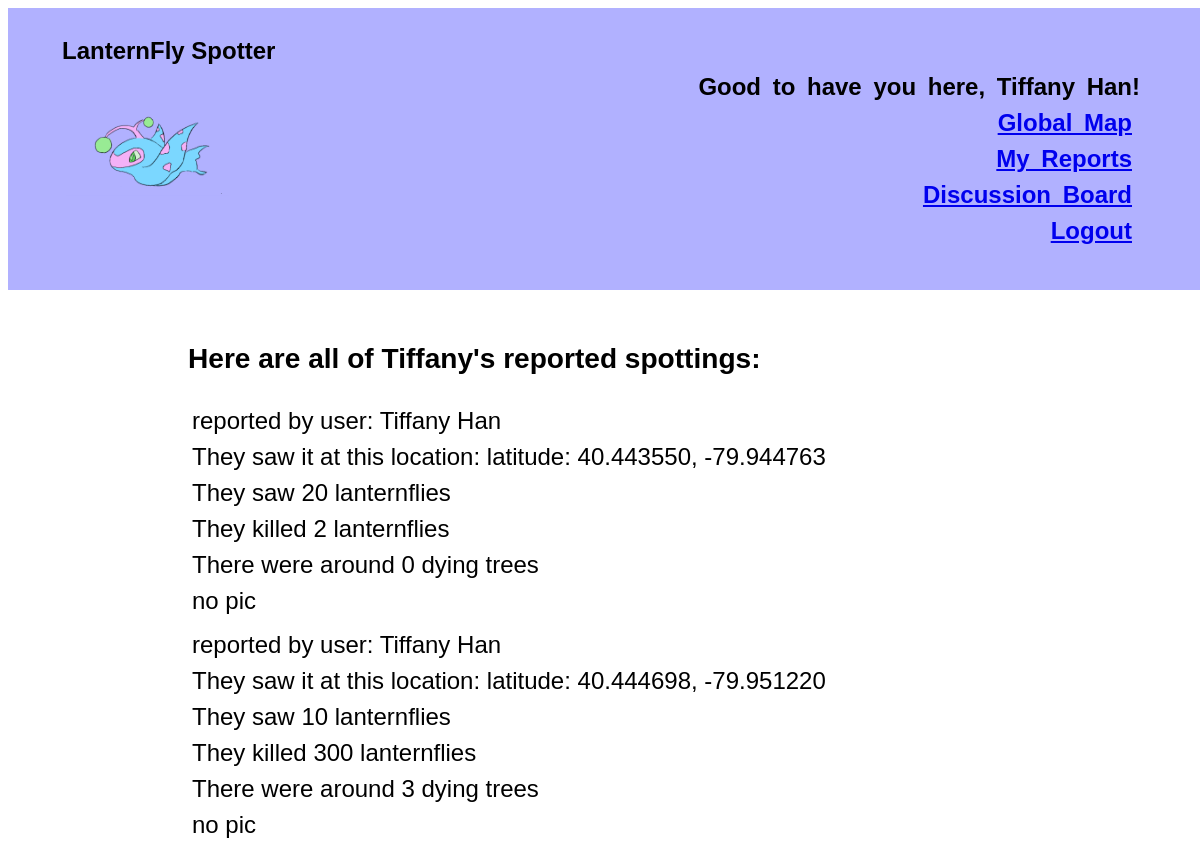
Screenshot of /myreport (signed in) with the database file from the repository.
### lanturnfly/models.py (models this page shows)
class Spotting(models.Model):
    latitude = models.DecimalField(max_digits=9, decimal_places=6)
    longitude = models.DecimalField(max_digits=9, decimal_places=6)
    user = models.ForeignKey(User, on_delete=models.CASCADE)
    kill_num = models.IntegerField(default = 0)
    see_num = models.IntegerField(default = 0)
    tree_num = models.IntegerField(default = 0)
    picture = models.FileField(blank=True)
    content_type = models.CharField(max_length=50)

### lanturnfly/views.py (the view)
# urls.py: path('myreport', views.my_report, name="myreport"),
def my_report(request):
    context = {}
    users_report = []
    for r in Spotting.objects.all():
        if (r.user.id == request.user.id) :
            users_report.append(r)
    context['reports'] = users_report
    context['first_name'] = request.user.first_name
    return render(request, 'lanturnfly/myreport.html', context )

### lanturnfly/templates/lanturnfly/myreport.html
{% extends "lanturnfly/user-info.html" %}
{% load static %}
{% block content %}
<h3>Here are all of {{first_name}}'s reported spottings: </h3>
{%for s in reports %}
<div> reported by user: {{ s.user.first_name }} {{ s.user.last_name }} </div>
<div> They saw it at this location: latitude: {{s.latitude}}, {{s.longitude}}</div>
<div> They saw {{ s.see_num }} lanternflies </div>
<div> They killed {{ s.kill_num }} lanternflies </div>
<div> There were around {{ s.tree_num }} dying trees </div>
{%if not s.picture%}
<div>no pic</div>
{% else %}
<img src="{% url 'photo' s.id %}" id="id_user_picture" width="350" height="333">
{% endif %}
<div> </div>
{% endfor %}
{% endblock %}

### lanturnfly/templates/lanturnfly/user-info.html (shortened to what this page needs)
{% extends "lanturnfly/base.html" %}
{% load static %}
{% block user-info %}
<img src="{% static 'lanturnfly/logo.png' %}" id="logo" width="400" height="400">
<div id=id_nav_profile>
    Good to have you here, {{user.first_name}} {{user.last_name}}!<br>
    <div class="side">
        <div id="home_page_link">
            <a href="{% url 'map' %}">Global Map </a>
        </div>
        <div>
            <a href="{% url 'heatmap'%}"> My Reports </a>
        </div>
        <div id="id_nav_global_stream">
            <a href="{% url 'global' %}"> Discussion Board </a>
        </div>
        <div id="id_nav_logout">
            <a href="{% url 'logout' %}">Logout</a>
        </div>
    </div>
</div>
{% endblock %}

### lanturnfly/templates/lanturnfly/base.html (shortened to what this page needs)
<!doctype html>
<html>
<head>
	{% load static %}
	<link href="{% static 'lanturnfly/base.css' %}" rel="stylesheet" type="text/css">
</head>
<body>
	<div id="id_header_div" class="id_header_div">
		<div id="id_site_name" class="big-heading">
			LanternFly Spotter
			<div class="user-info">
				{% block user-info %}
				{% endblock %}
			</div>
		</div>
	</div>
	<div class="content">
		{% block content %}
		{% endblock %}
	</div>
</body>
</html>

### lanturnfly/static/lanturnfly/base.css (style rules this page uses)
.big-heading { font-size: x-large; font-weight: bold; font-family: sans-serif; text-align: left; padding: 25px 50px; }
.id_header_div { background-color: rgb(177, 177, 255); }
.user-info { font-size: x-large; word-spacing: 5px; }
#id_nav_profile { text-align: right; font-family: sans-serif; padding-right: 10px; font-size: x-large; }
.content { margin-left: auto; margin-right: auto; width: 70%; font-family: sans-serif; font-size: x-large; padding: 25px 50px; }
div, form { padding: 4px; }
img { width: 200px; height: 200px; }
html, body { width: 100%; height: 100%; }
#logo { width: 15%; float: left; }

### rows the page displays
Spotting: user.first_name "Tiffany", user.last_name "Han", latitude "40.443550", longitude "-79.944763", see_num "20", kill_num "2", tree_num "0", picture "no pic"
Spotting: user.first_name "Tiffany", user.last_name "Han", latitude "40.444698", longitude "-79.951220", see_num "10", kill_num "300", tree_num "3", picture "no pic"

### other values shown
{{ user.first_name }} "Tiffany"
{{ user.last_name }} "Han"
{{ first_name }} "Tiffany"
